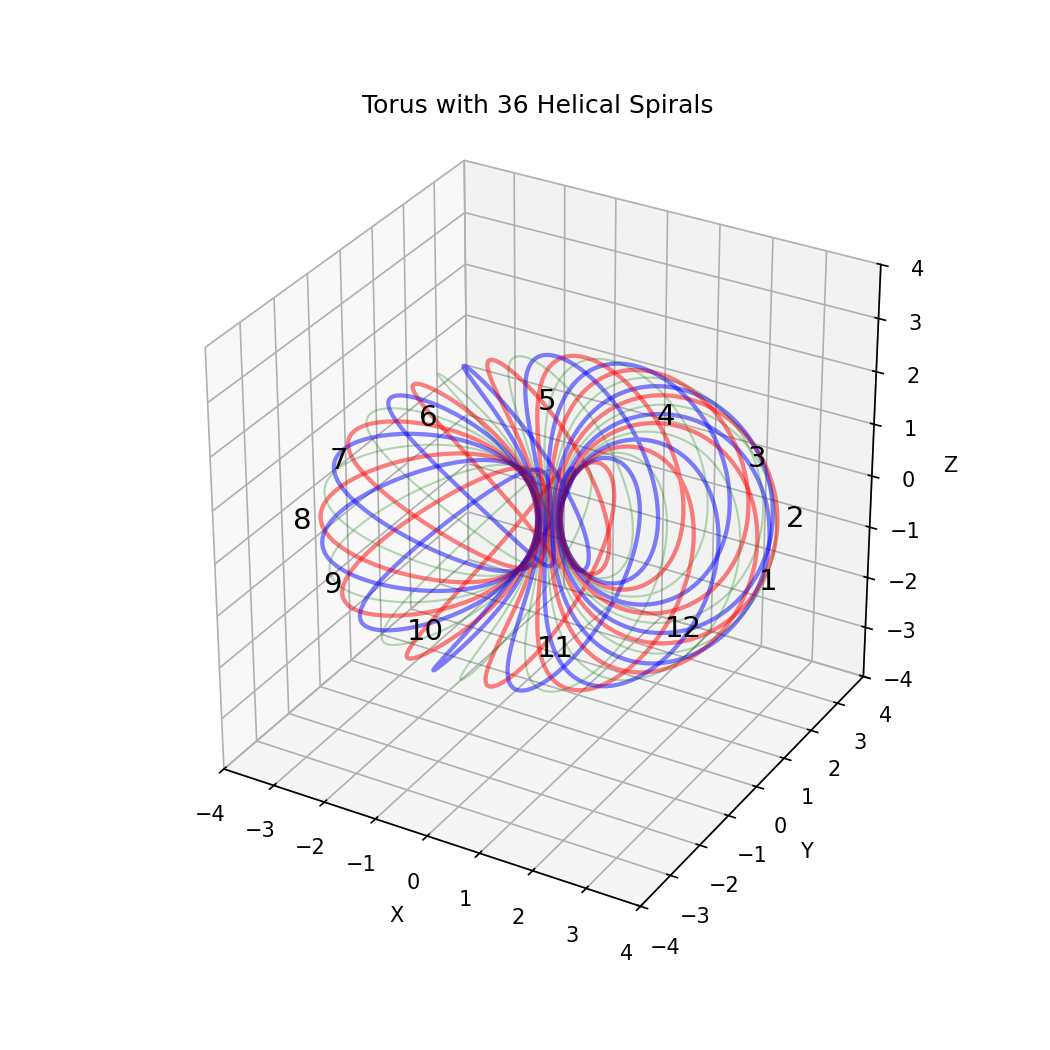

Recreate this plot in Python.
import numpy as np
import matplotlib.pyplot as plt
from mpl_toolkits.mplot3d import Axes3D
import matplotlib
matplotlib.use('TkAgg')  # Ensure it uses Tkinter backend

# Define torus parameters
R = 2.0  # Major radius (distance from center to tube center, in XY plane)
r = 0.9 * R  # Minor radius (tube thickness)
num_points = 72  # Resolution of the torus

# Define the toroidal grid
theta = np.linspace(0, 2 * np.pi, num_points)  # Angle around the central ring
phi = np.linspace(0, 2 * np.pi, num_points)  # Angle around the tube
Theta, Phi = np.meshgrid(theta, phi)

# Compute torus coordinates
X = (R + r * np.cos(Phi)) * np.cos(Theta)
Y = (R + r * np.cos(Phi)) * np.sin(Theta)
Z = r * np.sin(Phi)
num_helix_turns = 3  # Number of turns of the spiral
helix_theta = np.linspace(0, 2 * np.pi, num_points * num_helix_turns)  # More resolution
helix_phi = 3 * helix_theta  # Wraps 3 times around r per full revolution of R


fig = plt.figure(figsize=(7, 7))
ax = fig.add_subplot(111, projection='3d')

def compute_helices(R, r, helix_phi, helix_theta):
    helices = []
    for i in range(36):
        angle = i * np.pi / 12
        helix_x = (R + r * np.cos(helix_phi + angle)) * np.cos(helix_theta + angle)
        helix_y = (R + r * np.cos(helix_phi + angle)) * np.sin(helix_theta + angle)
        helix_z = r * np.sin(helix_phi + angle)
        helices.append((helix_x, helix_y, helix_z))
    return helices

helices = compute_helices(R, r, helix_phi, helix_theta)
for i, (helix_x, helix_y, helix_z) in enumerate(helices):
    color = ['r-', 'b-', 'g-'][i % 3]
    width = [2, 2, 1][i % 3]
    ax.plot(helix_x, helix_y, helix_z, color, linewidth=width, alpha=width*.1)

# Identify points where the helix reaches the outer edge
num_labels = 12  # Adjust for different numbers (3, 6, 9, etc.)
for i in range(num_labels):
    index = i * len(helix_theta) // num_labels
    ax.text(4.1*np.cos(helix_theta)[index], 4.1*np.sin(helix_theta)[index], 0, str(i + 1), color='black', fontsize=14, ha='center', va='center')
# Plot helical spiral through the center hole

# Set limits and labels
ax.set_xlim(-4, 4)
ax.set_ylim(-4, 4)
ax.set_zlim(-4, 4)
ax.set_xlabel("X")
ax.set_ylabel("Y")
ax.set_zlabel("Z")
ax.set_title('Torus with 36 Helical Spirals')
ax.set_box_aspect([1, 1, 1])  # Ensures 1:1:1 aspect ratio
import os
script_name = os.path.splitext(os.path.basename(__file__))[0]
filename = f"{script_name}.png"
plt.savefig(filename, dpi=150)  # Save image with high resolution

# Create multiple subplots for different views
fig, axes = plt.subplots(1, 3, figsize=(15, 5), subplot_kw={'projection': '3d'})

# Define view angles for each subplot
view_angles = [
    (90, 90),   # Top view
    (0, 90),    # Side view
    (30, 60)    # Angled view
]

titles = ["3 x 3 helix Top View", "Side View", "Angled View"]

for ax, (elev, azim), title in zip(axes, view_angles, titles):
    # Plot torus surface
    ax.plot_surface(X, Y, Z, color='lightblue', alpha=0.1, edgecolor='k')

    # Identify points where the helix reaches the outer edge
    num_labels = 9  # Adjust for different numbers (3, 6, 9, etc.)
    for i in range(num_labels):
        index = i * len(helix_theta) // num_labels
        ax.text(4.1*np.cos(helix_theta)[index], 4.1*np.sin(helix_theta)[index], 0, str(i + 1), color='black', fontsize=14, ha='center', va='center')
    # Plot helical spirals
    helix_x2 = (R + r * np.cos(helix_phi)) * np.cos(helix_theta + 2 * np.pi / 3)
    helix_y2 = (R + r * np.cos(helix_phi)) * np.sin(helix_theta + 2 * np.pi / 3)
    helix_z2 = r * np.sin(helix_phi + 2 * np.pi / 3)

    helix_x3 = (R + r * np.cos(helix_phi)) * np.cos(helix_theta + 4 * np.pi / 3)
    helix_y3 = (R + r * np.cos(helix_phi)) * np.sin(helix_theta + 4 * np.pi / 3)
    helix_z3 = r * np.sin(helix_phi + 4 * np.pi / 3)

    ax.plot(helix_x, helix_y, helix_z, 'r-', linewidth=2)
    ax.plot(helix_x2, helix_y2, helix_z2, 'b-', linewidth=2)
    ax.plot(helix_x3, helix_y3, helix_z3, 'g-', linewidth=2)

    # Set view angle
    ax.view_init(elev=elev, azim=azim)

    # Set limits and labels
    ax.set_xlim(-4, 4)
    ax.set_ylim(-4, 4)
    ax.set_zlim(-4, 4)
    ax.set_xlabel("X")
    ax.set_ylabel("Y")
    ax.set_zlabel("Z")
    ax.set_box_aspect([1, 1, 1])  # Ensures 1:1:1 aspect ratio
    ax.set_title(title)

import os
script_name = os.path.splitext(os.path.basename(__file__))[0]
filename = f"{script_name}2.png"
plt.savefig(filename, dpi=150)  # Save image with high resolution

######################################################

# Define a helical spiral through the center hole
num_helix_turns = 12  # Number of turns of the spiral
helix_theta = np.linspace(0, 32 * np.pi, num_points * num_helix_turns)  # More resolution
helix_phi = 7/9 * helix_theta  # Wraps 3 times around r per full revolution of R

# Compute helix on the torus surface
helix_x = (R + r * np.cos(helix_phi)) * np.cos(helix_theta)
helix_y = (R + r * np.cos(helix_phi)) * np.sin(helix_theta)
helix_z = r * np.sin(helix_phi)

# Create figure
fig = plt.figure(figsize=(7, 7))
ax = fig.add_subplot(111, projection='3d')

# Plot torus surface
ax.plot_surface(X, Y, Z, color='lightblue', alpha=0.1, edgecolor='k')

# Plot helical spiral through the center hole

# Define additional helices for positions 2-5-8 and 3-6-9
helix_x2 = (R + r * np.cos(helix_phi)) * np.cos(helix_theta + 2 * np.pi / 3)
helix_y2 = (R + r * np.cos(helix_phi)) * np.sin(helix_theta + 2 * np.pi / 3)
helix_z2 = r * np.sin(helix_phi + 2 * np.pi / 3)

helix_x3 = (R + r * np.cos(helix_phi)) * np.cos(helix_theta + 4 * np.pi / 3)
helix_y3 = (R + r * np.cos(helix_phi)) * np.sin(helix_theta + 4 * np.pi / 3)
helix_z3 = r * np.sin(helix_phi + 4 * np.pi / 3)
ax.plot(helix_x, helix_y, helix_z, 'r-', linewidth=2)
ax.plot(helix_x2, helix_y2, helix_z2, 'b-', linewidth=2)
ax.plot(helix_x3, helix_y3, helix_z3, 'g-', linewidth=2)
# Create multiple subplots for different views

# Identify points where the helix reaches the outer edge
num_labels = 12  # Adjust for different numbers (3, 6, 9, etc.)
for i in range(num_labels):
    index = i * len(helix_theta) // num_labels
    ax.text(4.1*np.cos(helix_theta/16)[index], 4.1*np.sin(helix_theta/16)[index], 0, str(i + 1), color='black', fontsize=14, ha='center', va='center')


fig, axes = plt.subplots(1, 3, figsize=(15, 5), subplot_kw={'projection': '3d'})

# Define view angles for each subplot
view_angles = [
    (0, 90),   # Top view
    (0, 90),    # Side view
    (0, 90)    # Angled view
]
rgb = 1
titles = ["R View", "G View", "B View"]
for ax, (elev, azim), title in zip(axes, view_angles, titles):
    # Plot torus surface
    ax.plot_surface(X, Y, Z, color='lightblue', alpha=0.1, edgecolor='k')

    # Identify points where the helix reaches the outer edge
    num_labels = 9  # Adjust for different numbers (3, 6, 9, etc.)
    for i in range(num_labels):
        index = i * len(helix_theta) // num_labels
        ax.text(4.1*np.cos(helix_theta)[index], 4.1*np.sin(helix_theta)[index], 0, str(i + 1), color='black', fontsize=14, ha='center', va='center')
    # Plot helical spirals
    if rgb == 1:
        ax.plot(helix_x2, helix_y2, helix_z2, 'r-', linewidth=2)
    if rgb == 2:
        ax.plot(helix_x, helix_y, helix_z, 'g-', linewidth=2)
    if rgb == 3:
        ax.plot(helix_x3, helix_y3, helix_z3, 'b-', linewidth=2)

    rgb += 1
    # Set view angle
    ax.view_init(elev=elev, azim=azim)

    # Set limits and labels
    ax.set_xlim(-4, 4)
    ax.set_ylim(-4, 4)
    ax.set_zlim(-4, 4)
    ax.set_xlabel("X")
    ax.set_ylabel("Y")
    ax.set_zlabel("Z")
    ax.set_box_aspect([1, 1, 1])  # Ensures 1:1:1 aspect ratio
    ax.set_title(title)
import os
script_name = os.path.splitext(os.path.basename(__file__))[0]
filename = f"{script_name}4.png"
plt.savefig(filename, dpi=150)  # Save image with high resolution


# Create figure
fig = plt.figure(figsize=(7, 7))
ax = fig.add_subplot(111, projection='3d')

# Plot torus surface
ax.plot_surface(X, Y, Z, color='lightblue', alpha=0.1, edgecolor='k')


# Create multiple subplots for different views
fig, axes = plt.subplots(1, 3, figsize=(15, 5), subplot_kw={'projection': '3d'})

# Define view angles for each subplot
view_angles = [
    (90, 90),   # Top view
    (0, 90),    # Side view
    (30, 60)    # Angled view
]

titles = ["Top View", "Side View", "Angled View"]

for ax, (elev, azim), title in zip(axes, view_angles, titles):
    # Plot torus surface
    ax.plot_surface(X, Y, Z, color='lightblue', alpha=0.1, edgecolor='k')

    # Identify points where the helix reaches the outer edge
    num_labels = 9  # Adjust for different numbers (3, 6, 9, etc.)
    for i in range(num_labels):
        index = i * len(helix_theta) // num_labels
        ax.text(4.1*np.cos(helix_theta)[index], 4.1*np.sin(helix_theta)[index], 0, str(i + 1), color='black', fontsize=14, ha='center', va='center')
    # Plot helical spirals
    ax.plot(helix_x, helix_y, helix_z, 'r-', linewidth=2)
    ax.plot(helix_x2, helix_y2, helix_z2, 'b-', linewidth=2)
    ax.plot(helix_x3, helix_y3, helix_z3, 'g-', linewidth=2)

    # Set view angle
    ax.view_init(elev=elev, azim=azim)

    # Set limits and labels
    ax.set_xlim(-4, 4)
    ax.set_ylim(-4, 4)
    ax.set_zlim(-4, 4)
    ax.set_xlabel("X")
    ax.set_ylabel("Y")
    ax.set_zlabel("Z")
    ax.set_box_aspect([1, 1, 1])  # Ensures 1:1:1 aspect ratio
    ax.set_title(title)




plt.tight_layout()
import os
script_name = os.path.splitext(os.path.basename(__file__))[0]
filename = f"{script_name}3.png"
plt.savefig(filename, dpi=150)  # Save image with high resolution

plt.show()
